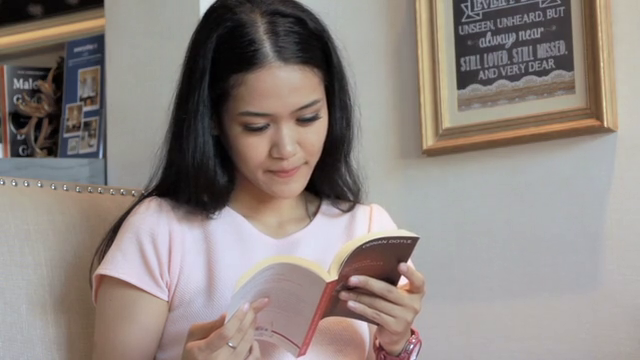
#> input picture frame 37 of 10.1 eye.mp4.mp4, 640 x 360 px, given in place of 4.2 dog.mp4.mp4, which was not available
$ python nesne_izi_surme-9k.py
#> lines starting #> are read from the running program, lines starting #| are printed output that depends on the picture; after the words box and inside, x2 and y2 are one past the last pixel; in counts of white or black regions, pixels touching at a corner belong together; pictures that were not available may be replaced by others from this repository, and a replacement may not be noted
import cv2
import numpy as np

cap=cv2.VideoCapture("4.2 dog.mp4.mp4")

while True:
    _,frame=cap.read()
#> frame is the input picture: shape (360, 640, 3); mean B, G, R 129.2, 133.8, 143.2
    hsv=cv2.cvtColor(frame,cv2.COLOR_BGR2HSV)
#> hsv: shape (360, 640, 3); mean H, S, V 58.1, 37.6, 145.3
    #simdi beyaz bir nesneyi takip edicegimizden renk aralıgını yazalim
    # sensitivity = 15  # hassasiyet degeri
    lower_white = np.array([0,0,0])  #===> hsv code for blue/red/green/white şeklinde ara yapabiliriz
    upper_white = np.array([50,20,255])

    mask=cv2.inRange(hsv,lower_white,upper_white)
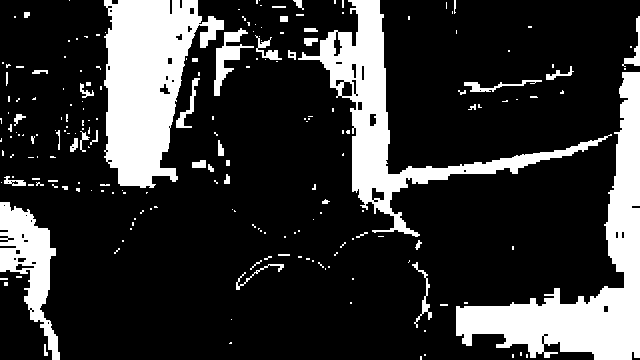
#> mask: shape (360, 640); 20.6% white; 206 white regions (158 under 20 px), largest, box (x1, y1, x2, y2) and area: (456, 72, 640, 360) 14383, (104, 0, 224, 188) 13488, (298, 0, 612, 237) 10701
    res = cv2.bitwise_and(frame,frame,mask=mask)# ozel kullanımdan dolayı frame iki defa yazılır
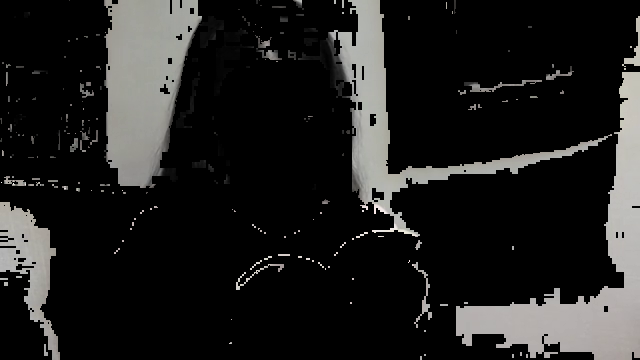
#> res: shape (360, 640, 3); mean B, G, R 31.4, 32.3, 32.6

    cv2.imshow("frame",frame)
    cv2.imshow("mask",mask)
    cv2.imshow("result",res)

    k = cv2.waitKey(5) & 0xFF
#> (key Esc is pressed here)
    if k == 27:
        break


cv2.destroyAllWindows()

$ run again, starting later in the video
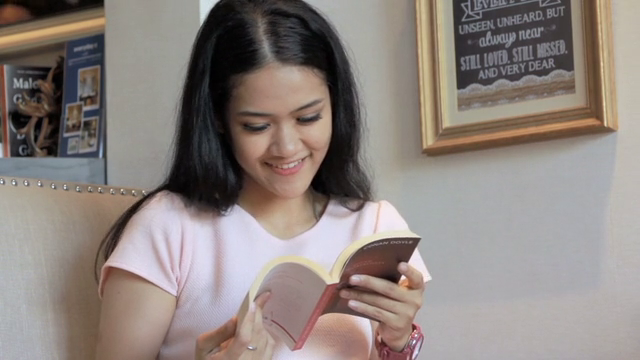
#> input picture frame 300 of 10.1 eye.mp4.mp4, 640 x 360 px, given in place of 4.2 dog.mp4.mp4, which was not available
#> frame is the input picture: shape (360, 640, 3); mean B, G, R 127, 131.6, 141.5
#> hsv: shape (360, 640, 3); mean H, S, V 56.4, 38.9, 143.4
#> `mask=cv2.inRange(hsv,lower_white,upper_white)`:
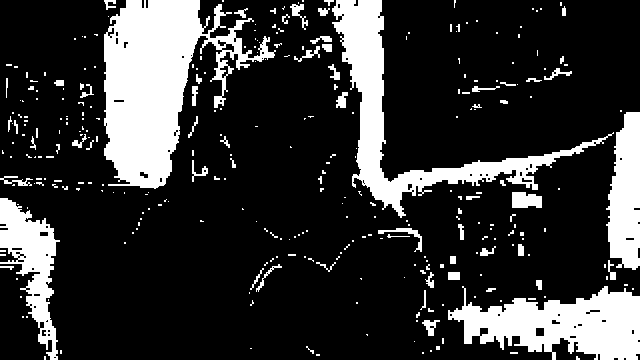
#> mask: shape (360, 640); 20.6% white; 312 white regions (245 under 20 px), largest, box (x1, y1, x2, y2) and area: (104, 0, 276, 189) 15702, (332, 0, 614, 218) 9554, (448, 286, 640, 360) 8560
#> `res = cv2.bitwise_and(frame,frame,mask=mask)# ozel kullanımdan dolayı ..`:
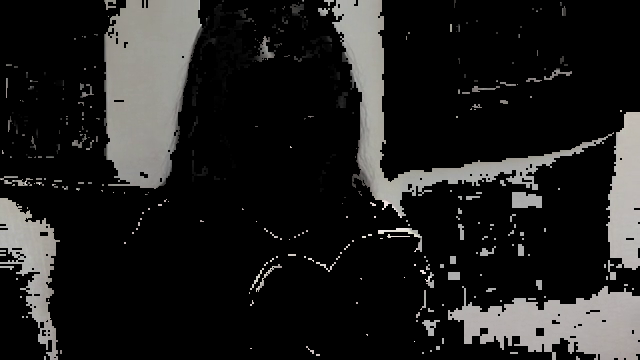
#> res: shape (360, 640, 3); mean B, G, R 30.9, 31.7, 32.1
